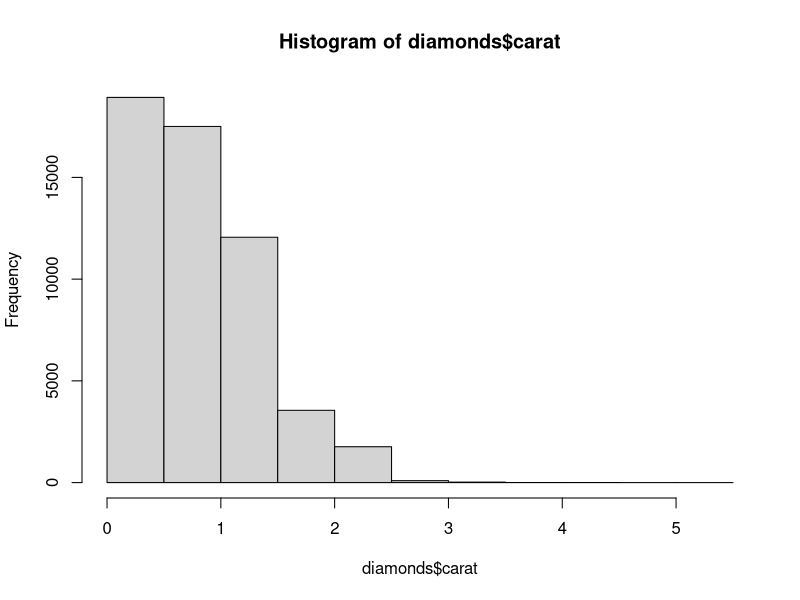
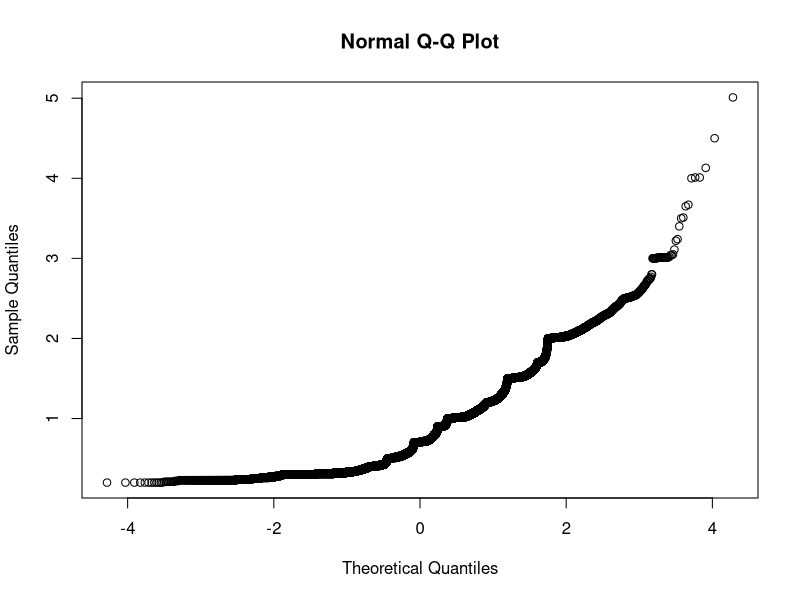
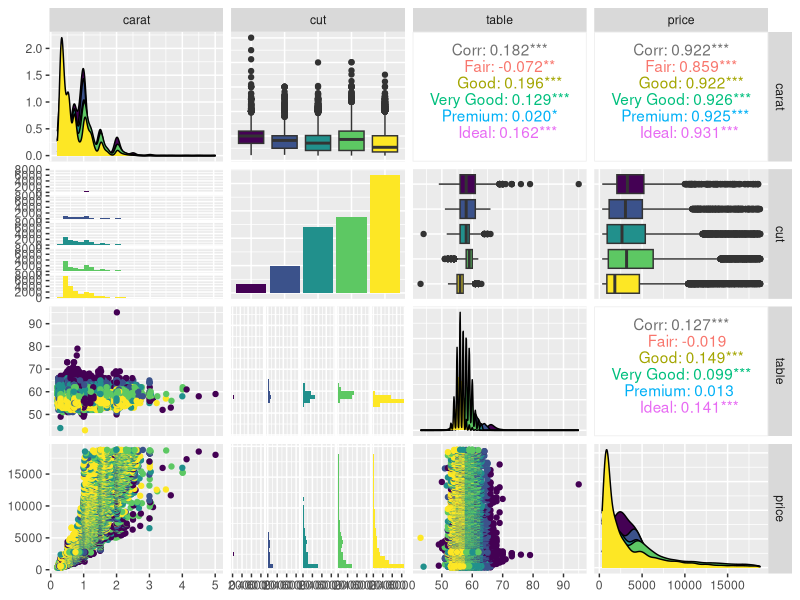

These figures' R source, in order:
## ---- chunk 1
library(tidyverse)
library(GGally)
glimpse(diamonds)
## ---- chunk 2
sd(diamonds$carat)/mean(diamonds$carat)
sd(diamonds$depth)/mean(diamonds$depth)
sd(diamonds$table)/mean(diamonds$table)
sd(diamonds$price)/mean(diamonds$price)
sd(diamonds$x)/mean(diamonds$x)
sd(diamonds$y)/mean(diamonds$y)
sd(diamonds$z)/mean(diamonds$z)
## ---- chunk 3
quantile(diamonds$carat, c(0.1, 0.9))
## ---- chunk 4
mean(diamonds$carat)
median(diamonds$carat)
## ---- chunk 5
hist(diamonds$carat)
## ---- chunk 6
qqnorm(diamonds$carat)
## ---- chunk 7
cov(diamonds[,c(1,5,6,7,8,9,10)])
## ---- chunk 8
cor(diamonds[,c(1,5,6,7,8,9,10)])

## ---- chunk 9
ggpairs(diamonds[,c(1,2,6,7)], mapping = ggplot2::aes(color=diamonds$cut))
